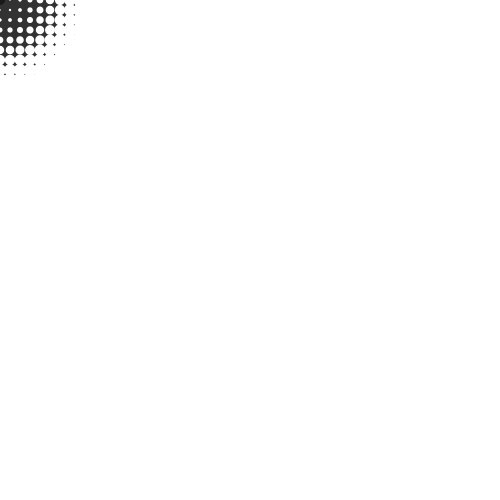
Frame 1 (no input)
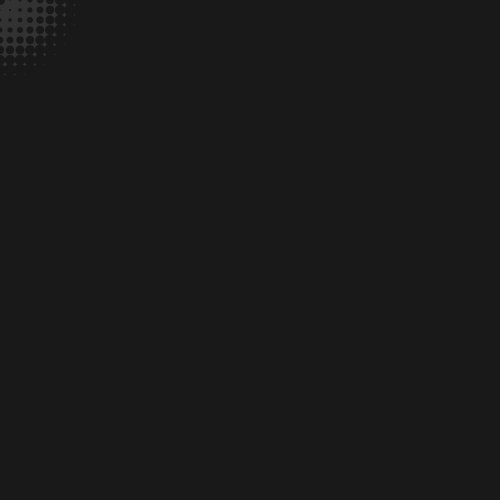
Frame 60 (the mouse pressed at the canvas centre just before this capture)
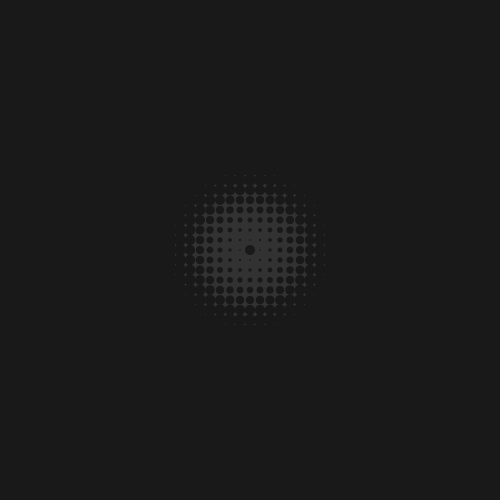
Frame 120 (the mouse held since frame 60 and released just before this capture)

The Processing sketch that drew these frames (run headless with seeded random() and noise(); from frame 60 on, the mouse is pressed at the canvas centre):

// Processing sketch: processing_83917
// ── processing_83917.pde

float max_distance;
int blocksize;
void setup() {
    size(500,500);
    blocksize = 10;
    noStroke();
    max_distance = dist(0,0,width,height);
}

void draw() {
  background(50);
    for(int y=0; y<= width; y+=blocksize) {
      for(int x=0; x<width;x+=blocksize) {
        float size = dist(mouseX, mouseY, y, x);
        size = size/max_distance * 120;

        ellipse(x,y,size,size);
      }
    }
      int specialX = mouseX - (mouseX % blocksize);
      int specialY = mouseY - (mouseY % blocksize);
      fill(25);
      ellipse(specialX, specialY, blocksize,blocksize);
}
